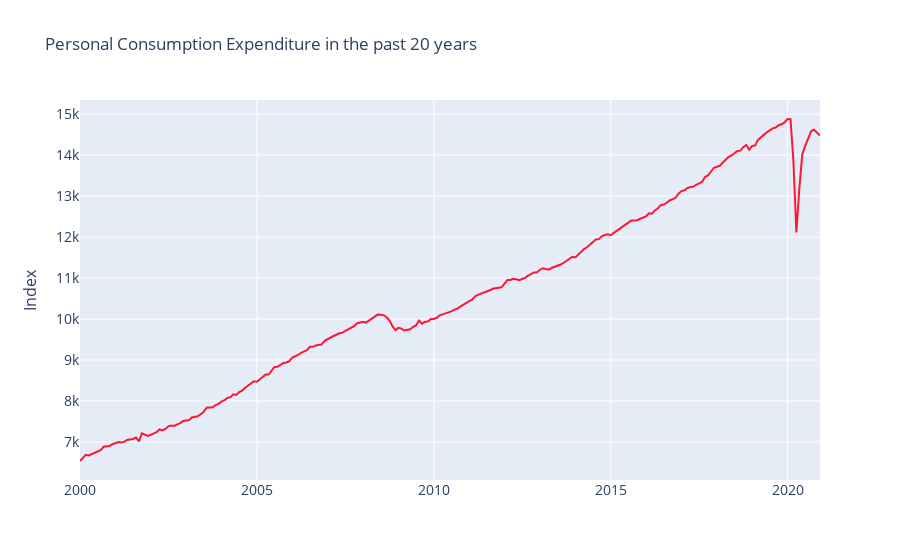

The cell this chart's notebook holds for it:
### Code cell
fig = go.Figure()
fig.add_trace(go.Line(x=per_consumption['DATE'], y= per_consumption['PCE'], name=' Personal Consumption Expenditure ', marker_color='rgb(255, 22, 55)'))
fig.update_layout(title=' Personal Consumption Expenditure in the past 20 years',xaxis_tickfont_size=14,
                  yaxis=dict(title='Index',titlefont_size=16,tickfont_size=14,),
    legend=dict(x=0,y=1.0,bgcolor='rgba(255, 255, 255,0)',bordercolor='rgba(255, 255, 255, 0)'),barmode='group',bargap=0.15, bargroupgap=0.1)
fig.show()

### Figure 1 — Plotly figure (JSON) as saved in the notebook; plotly's stock layout.template omitted (floating-point values rounded to 4 significant figures; data arrays with more than 128 entries replaced by an {"elided": "..."} marker saying what was removed)
{"data": [{"marker": {"color": "rgb(255, 22, 55)"}, "name": " Personal Consumption Expenditure ", "type": "scatter", "x": {"elided": "252 str values"}, "y": {"elided": "252 float values"}}], "layout": {"bargap": 0.15, "bargroupgap": 0.1, "barmode": "group", "legend": {"bgcolor": "rgba(255, 255, 255,0)", "bordercolor": "rgba(255, 255, 255, 0)", "x": 0, "y": 1}, "title": {"text": " Personal Consumption Expenditure in the past 20 years"}, "xaxis": {"tickfont": {"size": 14}}, "yaxis": {"tickfont": {"size": 14}, "title": {"font": {"size": 16}, "text": "Index"}}}}
